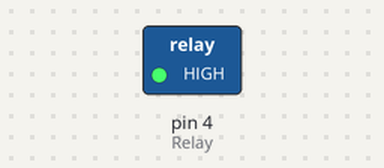
Bench run of a sketch on a simulated Arduino Uno, built with avr-gcc and run on an emulated ATmega328P. On the bench: switched loads named in the sketch (green lamp = pin HIGH). Dashed ring = blinking.

Above: at 0.5 s.
Timing chart, 0 to 4.6 s (numbered marks = the images above):
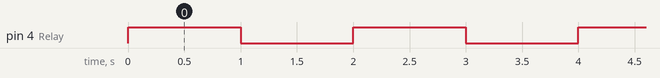

The sketch:

Relay.ino
```cpp
int Relay = 4;

void setup() {
  // put your setup code here, to run once:
  pinMode(Relay,OUTPUT);
}

void loop() {
  // put your main code here, to run repeatedly:
  digitalWrite(Relay,HIGH);
    delay(1000);
  digitalWrite(Relay,LOW);
    delay(1000);
}
```

Measured:
- by itself, pin 4 (Relay): alternates HIGH for 1.0 s and LOW for 1.0 s
